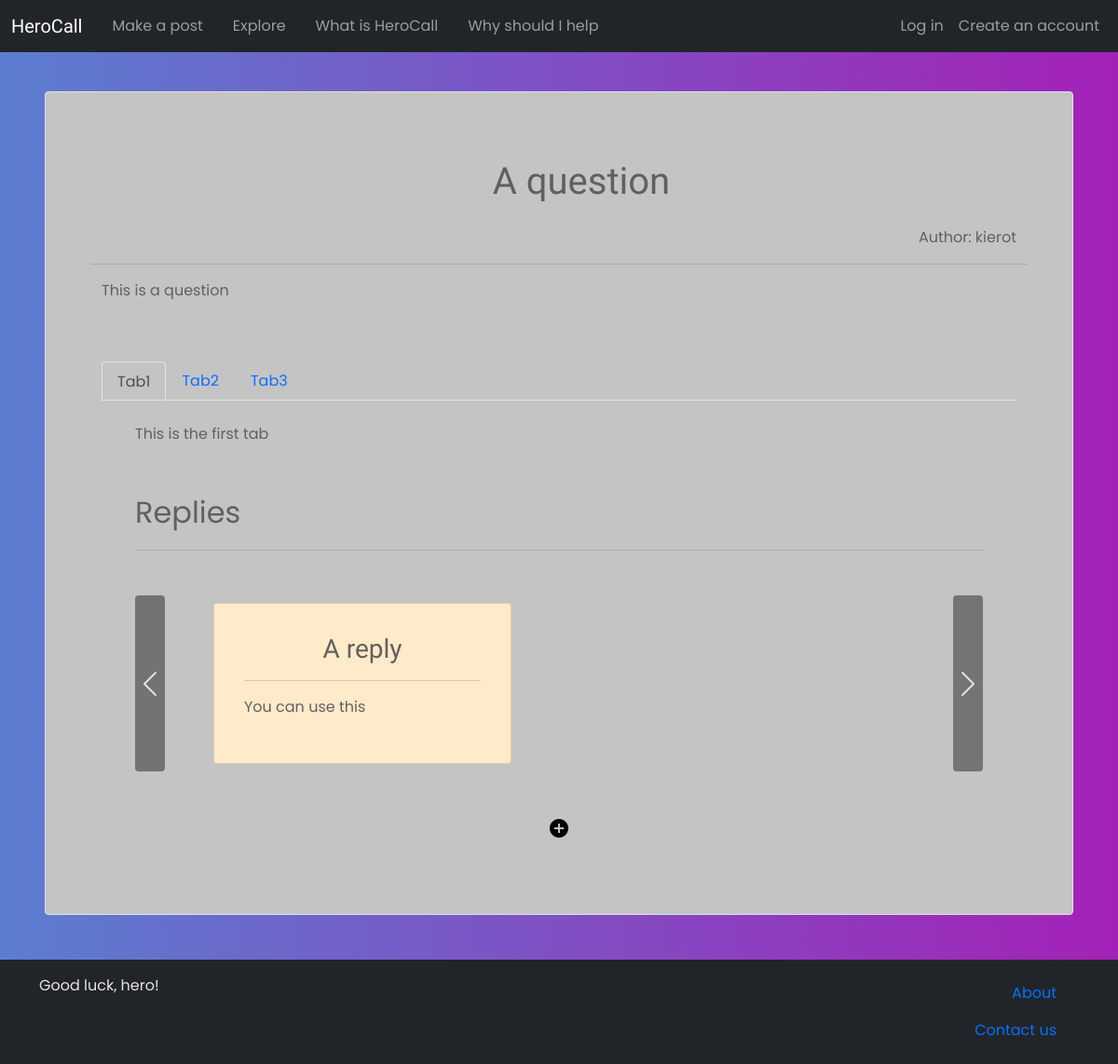
The page /post/39/ on the database its author committed.
### main/models.py (models this page shows, shortened)
class Post(models.Model):
    title = models.CharField(max_length=120)
    text = models.CharField(max_length=2000)
    author = models.ForeignKey(User, on_delete=models.PROTECT)
    reply_tab = models.IntegerField(null=True, blank=True)

class Tab(models.Model):
    title = models.CharField(max_length=120)
    text = models.CharField(max_length=2000)
    post = models.ForeignKey(Post, on_delete=models.CASCADE)

### main/views.py (the view)
# urls.py: path('post/<int:id>/', post, name="post"),
def post(request, id):
    main_post = Post.objects.all().get(id=id)
    posts = Post.objects.all()
    tabs = Tab.objects.all().filter(post=main_post)
    content = {
        'main_post':main_post,
        'posts':posts,
        'tabs':tabs,
    }
    return render(request, 'post.html', content)

### main/templatetags/hero_comments.py (called while the page is built)
@register.filter
def org_replies(replies, tab_id):
    i = 0
    views = []
    for reply in replies:
        if reply.reply_tab == tab_id:
            if i % 3 == 0:
                views.append([reply])
            else:
                views[len(views)-1].append(reply)
            i += 1
    return views

@register.simple_tag
def get_tabs(post):
    response = "<select class='form-select' onchange='select_tab(this)'><option selected>Select tab</options>"
    tabs = Tab.objects.all().filter(post=post)
    if len(tabs) == 0:
        return ""
    for tab in tabs:
        response += f'<option value="rtab_{tab.id}">{tab.title}</option>'
    response += "</select>"
    return format_html(response)

### main/templates/post.html
{% extends 'base.html' %}
{% block content %}
<div class='container'>
    <div class='row border p-5 post rounded'>
        <h1 class='text-center m-4 post-title'>{{main_post.title}}</h1>
        <p class='text-end'>Author: {{main_post.author}}</p>
        <hr>
        <p>{{main_post.text}}</p>
        <nav class='mt-5'>
            <div class="nav nav-tabs" id="nav-tab" role="tablist">
                {% for tab in tabs %}
                    {% if forloop.first %}
                        <button class="nav-link active" id="nav-{{tab.title|cut:' ' }}-tab" data-bs-toggle="tab" data-bs-target="#nav-{{tab.title|cut:' ' }}" type="button" role="tab" aria-controls="nav-{{tab.title|cut:' ' }}" aria-selected="true">{{tab.title}}</button>
                    {% else %}
                        <button class="nav-link" id="nav-{{tab.title|cut:' '}}-tab" data-bs-toggle="tab" data-bs-target="#nav-{{tab.title|cut:' ' }}" type="button" role="tab" aria-controls="nav-{{tab.title|cut:' ' }}" aria-selected="false">{{tab.title}}</button>
                    {% endif %}
                {% endfor %}
            </div>
        </nav>
        <div class="tab-content py-4 px-5" id="nav-tabContent">
            {% for tab in tabs %}
                {% if forloop.first %}
                    <div class="tab-pane fade show active" id="nav-{{tab.title|cut:' ' }}" role="tabpanel" aria-labelledby="nav-{{tab.title|cut:' '}}-tab">
                        {% include 'builder/tabs_content.html' %}
                    </div>
                {% else %}
                    <div class="tab-pane fade" id="nav-{{tab.title|cut:' ' }}" role="tabpanel" aria-labelledby="nav-{{tab.title|cut:' ' }}-tab">
                        {% include 'builder/tabs_content.html' %}
                    </div>
                {% endif %}
            {% endfor %}
        </div>
    </div>
</div>
{% endblock %}

### main/templates/builder/tabs_content.html
{{tab.text}}
<div class='mb-3 mt-5 fs-2'>Replies</div>
<hr>
{% include 'builder/horiz.html' %}
<div class='d-flex justify-content-center'>
    <form action="{% url 'make_post' %}" class='mt-3'>
        <button type="submit" class="border-0 bg-transparent"><input type="text" name='reply' class='d-none' value="{{ tab.id }}"><span class="material-icons">add_circle</span></button>
    </form>
</div>

### main/templates/builder/horiz.html (shortened to what this page needs)
{% load hero_comments %}
<div id="carouselExampleControls-{{tab.title|cut:' ' }}" class="carousel slide" data-bs-interval=false>
    <div class="carousel-inner mx-5">
        {% for view in posts|org_replies:tab.id %}
            {% if forloop.first %}
                <div class="carousel-item active">
                    {% include 'builder/item.html' %}
                </div>
            {% else %}
                <div class="carousel-item">
                    {% include 'builder/item.html' %}
                </div>
            {% endif %}
        {% endfor %}
    </div>
    <button class="carousel-control-prev bg-dark rounded reply-button" type="button" data-bs-target="#carouselExampleControls-{{tab.title|cut:' ' }}" data-bs-slide="prev">
    <span class="carousel-control-prev-icon" aria-hidden="true"></span>
    </button>
    <button class="carousel-control-next bg-dark rounded reply-button"  type="button" data-bs-target="#carouselExampleControls-{{tab.title|cut:' ' }}" data-bs-slide="next">
    <span class="carousel-control-next-icon" aria-hidden="true"></span>
    </button>
</div>

### main/templates/builder/item.html
<div class='row mt-3 px-4'>
    <ul class="nav nav-pills mb-3" id="pills-tab" role="tablist">
        {% for reply in view %}
            <li class="nav-item" role="presentation">
                <div id="pills-{{reply.title|cut:' '}}-tab" data-bs-toggle="pill" data-bs-target="#pills-{{reply.title|cut:' '}}" type="button" role="tab" aria-controls="pills-{{reply.title|cut:' '}}" aria-selected="true">
                    {% include 'builder/post_prev.html' with post=reply selected='focused' %}
                </div>
            </li>
        {% endfor %}
    </ul>
</div>

### main/templates/builder/post_prev.html (shortened to what this page needs)
{% load hero_comments %}
<div class="card m-4 p-3 post-preview rounded" style="width: 20rem;" onclick="{% if selected == 'focused' %}focused(this){% endif %}">
    <div class="card-body">
        <div class='row'>
            <h5 class="card-title my-0 text-center">
                <a href="{% url 'post' id=post.id %}" class='text-decoration-none fs-3'>{{post.title}}</a>
            </h5>
        </div>
        <hr>
        <div class='row'>
            <p>{{post.text}}</p>
        </div>
    </div>
</div>

### main/static/css/main.css (style rules this page uses)
html { overflow-x: hidden; }
body { color: #e4e4e4; padding-top: 50px; background-color: rgb(91, 126, 208); background-image: linear-gradient(to right, rgb(91, 126, 208) , #A421B7); font-family: 'Poppins', sans-serif; min-height: 100vh; overflow-x: hidden; }
h1 { font-weight: 300; font-family: 'PT Sans Caption', sans-serif; color: #e4e4e4; }
.post { background-color: #c4c4c4; color: #616060; }
.post-title { color: inherit }
.reply-button { width: auto; height: 75%; margin-top: 3.5%; }
.post-preview { transition: 0.5s; color: #616060; background-color: #ffeaca; }
.post-preview a { color:#616060 }
.card-title { font-family: 'Ubuntu', sans-serif; }
button.active.nav-link { background-color: inherit!important; border-bottom: none; }

### rows shown on the page
Post: title "A question", author "kierot", text "This is a question"
Tab: title "Tab1", text "This is the first tab"
Tab: title "Tab2"
Tab: title "Tab3"
Post: title "A reply", text "You can use this"
